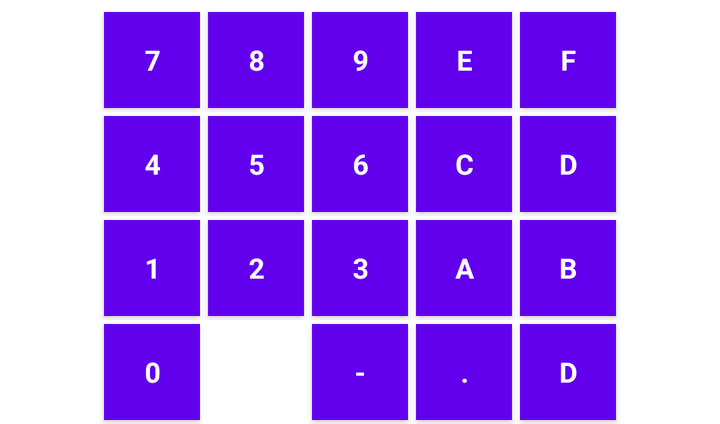
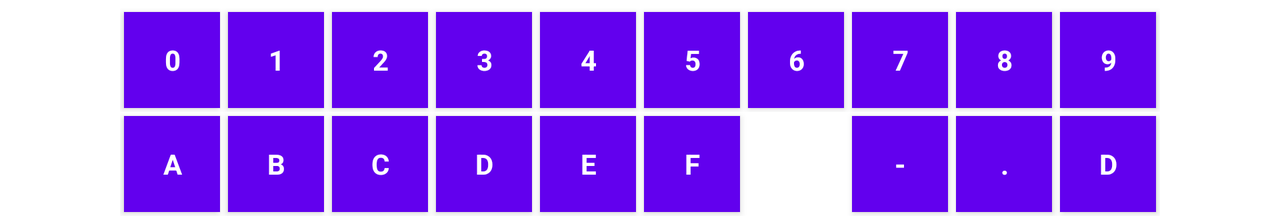

The same Android screen from two of the app's own layout files: first res/layout/ as a phone draws it, then the repository's variant for another configuration, drawn on a device whose configuration selects that folder. Both files follow.
<!-- AndroidManifest.xml: application theme Theme.FCRTrainer -->
<!-- res/layout/keyboard_full_panel.xml -->
<?xml version="1.0" encoding="utf-8"?>
<LinearLayout xmlns:android="http://schemas.android.com/apk/res/android"
    xmlns:app="http://schemas.android.com/apk/res-auto"
    android:layout_width="wrap_content"
    android:layout_height="wrap_content"
    android:layout_gravity="center"
    android:paddingTop="4dp"
    android:orientation="vertical" >

    <LinearLayout
        android:layout_width="match_parent"
        android:layout_height="wrap_content"
        android:orientation="horizontal" >

        <Button
            style="@style/key_decimal"
            android:text="7" />

        <Button
            style="@style/key_decimal"
            android:text="8" />

        <Button
            style="@style/key_decimal"
            android:text="9" />

        <Button
            style="@style/key_hexadecimal"
            android:text="E" />

        <Button
            style="@style/key_hexadecimal"
            android:text="F" />
    </LinearLayout>

    <LinearLayout
        android:layout_width="match_parent"
        android:layout_height="wrap_content"
        android:orientation="horizontal" >

        <Button
            style="@style/key_decimal"
            android:text="4" />

        <Button
            style="@style/key_decimal"
            android:text="5" />

        <Button
            style="@style/key_decimal"
            android:text="6" />

        <Button
            style="@style/key_hexadecimal"
            android:text="C" />

        <Button
            style="@style/key_hexadecimal"
            android:text="D" />
    </LinearLayout>

    <LinearLayout
        android:layout_width="match_parent"
        android:layout_height="wrap_content"
        android:orientation="horizontal" >

        <Button
            style="@style/key_decimal"
            android:text="1" />

        <Button
            style="@style/key_decimal"
            android:text="2" />

        <Button
            style="@style/key_decimal"
            android:text="3" />

        <Button
            style="@style/key_hexadecimal"
            android:text="A" />

        <Button
            style="@style/key_hexadecimal"
            android:text="B" />
    </LinearLayout>

    <LinearLayout
        android:layout_width="match_parent"
        android:layout_height="wrap_content"
        android:orientation="horizontal" >

        <Button
            style="@style/key_decimal"
            android:text="0" />

        
        <Button
            style="@style/key_hexadecimal"
            android:text="P"
            android:visibility="invisible" />

        <Button
            style="@style/key_control"
            android:text="-" />

        <Button
            style="@style/key_control"
            android:text="." />

        <Button
            android:id="@+id/key_delete"
            style="@style/key_control"
            android:text="D" />

    </LinearLayout>

</LinearLayout>
<!-- resources referenced by this layout -->
<resources>
  <style name="key_control" parent="@style/key">
          <item name="android:background">@color/key_control_background</item>
      </style>
  <style name="key_decimal" parent="@style/key">
          <item name="android:background">@color/key_decimal_background</item>
      </style>
  <style name="key_hexadecimal" parent="@style/key">
          <item name="android:background">@color/key_hexadecimal_background</item>
      </style>
  <style name="Theme.FCRTrainer" parent="Theme.MaterialComponents.DayNight.DarkActionBar">
          
          <item name="colorPrimary">@color/purple_500</item>
          <item name="colorPrimaryVariant">@color/purple_700</item>
          <item name="colorOnPrimary">@color/white</item>
          
          <item name="colorSecondary">@color/teal_200</item>
          <item name="colorSecondaryVariant">@color/teal_700</item>
          <item name="colorOnSecondary">@color/black</item>
          
          <item name="android:statusBarColor" tools:targetApi="l">?attr/colorPrimaryVariant</item>
          
      </style>
  <style name="key">
          <item name="android:layout_width">@dimen/key_size</item>
          <item name="android:layout_height">@dimen/key_size</item>
          <item name="android:textSize">@dimen/score_font</item>
          <item name="android:textColor">@color/key</item>
          <item name="android:layout_margin">2dp</item>
          <item name="android:textStyle">bold</item>
          <item name="android:fontFamily" tools:ignore="NewApi">sans-serif</item>
      </style>
  <color name="key_control_background">#0A9B23</color>
  <color name="key_decimal_background">#1A2A8B</color>
  <color name="key_hexadecimal_background">#F88700</color>
  <color name="purple_500">#FF6200EE</color>
  <color name="purple_700">#FF3700B3</color>
  <color name="white">#FFFFFFFF</color>
  <color name="teal_200">#FF03DAC5</color>
  <color name="teal_700">#FF018786</color>
  <color name="black">#FF000000</color>
  <dimen name="key_size">48sp</dimen>
  <dimen name="score_font">14sp</dimen>
  <color name="key">#ffffffff</color>
</resources>
<!-- res/layout-land/keyboard_full_panel.xml (the repository's variant of the layout above) -->
<!-- drawn on the phone turned sideways -->
<?xml version="1.0" encoding="utf-8"?>
<LinearLayout xmlns:android="http://schemas.android.com/apk/res/android"
    xmlns:app="http://schemas.android.com/apk/res-auto"
    android:layout_width="wrap_content"
    android:layout_height="wrap_content"
    android:layout_gravity="center"
    android:paddingTop="4dp"
    android:orientation="vertical" >

    <LinearLayout
        android:layout_width="match_parent"
        android:layout_height="wrap_content"
        android:orientation="horizontal" >

        <Button
            style="@style/key_decimal"
            android:text="0" />

        <Button
            style="@style/key_decimal"
            android:text="1" />

        <Button
            style="@style/key_decimal"
            android:text="2" />

        <Button
            style="@style/key_decimal"
            android:text="3" />

        <Button
            style="@style/key_decimal"
            android:text="4" />

        <Button
            style="@style/key_decimal"
            android:text="5" />

        <Button
            style="@style/key_decimal"
            android:text="6" />

        <Button
            style="@style/key_decimal"
            android:text="7" />

        <Button
            style="@style/key_decimal"
            android:text="8" />

        <Button
            style="@style/key_decimal"
            android:text="9" />

    </LinearLayout>

    <LinearLayout
        android:layout_width="match_parent"
        android:layout_height="wrap_content"
        android:orientation="horizontal" >

        <Button
            style="@style/key_hexadecimal"
            android:text="A" />

        <Button
            style="@style/key_hexadecimal"
            android:text="B" />

        <Button
            style="@style/key_hexadecimal"
            android:text="C" />

        <Button
            style="@style/key_hexadecimal"
            android:text="D" />

        <Button
            style="@style/key_hexadecimal"
            android:text="E" />

        <Button
            style="@style/key_hexadecimal"
            android:text="F" />

        
        <Button
            style="@style/key_hexadecimal"
            android:text="P"
            android:visibility="invisible" />

        <Button
            style="@style/key_control"
            android:text="-" />

        <Button
            style="@style/key_control"
            android:text="." />

        <Button
            android:id="@+id/key_delete"
            style="@style/key_control"
            android:text="D" />

    </LinearLayout>

</LinearLayout>
